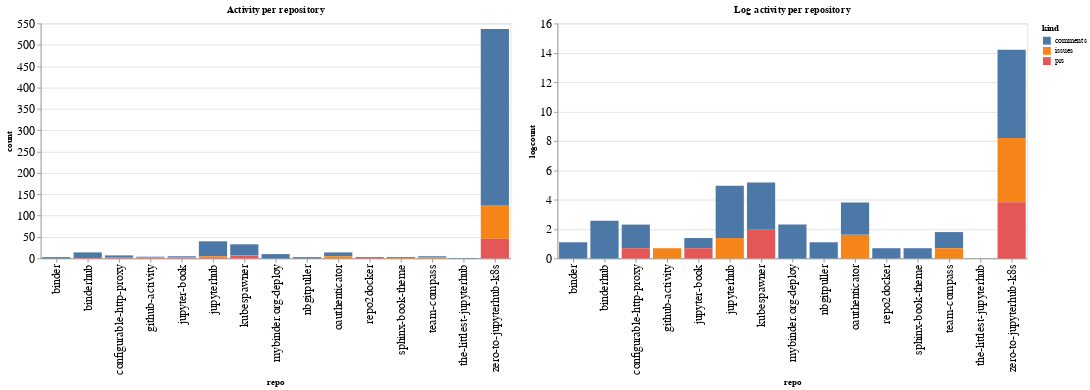

The code cell stored with this chart in its notebook:
### Code cell
ch1 = alt.Chart(repo_summaries, width=600, title="Activity per repository").mark_bar().encode(
    x='repo',
    y='count',
    color='kind',
    tooltip="kind"
)

ch2 = alt.Chart(repo_summaries, width=600, title="Log activity per repository").mark_bar().encode(
    x='repo',
    y='logcount',
    color='kind',
    tooltip="kind"
)

ch1 | ch2

### Figure 1 — Vega-Lite specification as saved in the notebook (floating-point values rounded to 4 significant figures)
{"config": {"axisLeft": {"labelFontSize": 15}, "axisBottom": {"labelFontSize": 15}}, "hconcat": [{"mark": "bar", "encoding": {"color": {"type": "nominal", "field": "kind"}, "tooltip": {"type": "nominal", "field": "kind"}, "x": {"type": "nominal", "field": "repo"}, "y": {"type": "quantitative", "field": "count"}}, "title": "Activity per repository", "width": 600}, {"mark": "bar", "encoding": {"color": {"type": "nominal", "field": "kind"}, "tooltip": {"type": "nominal", "field": "kind"}, "x": {"type": "nominal", "field": "repo"}, "y": {"type": "quantitative", "field": "logcount"}}, "title": "Log activity per repository", "width": 600}], "data": {"name": "data-dda58145d8d94f96f3cd7a3756da1a61"}, "$schema": "https://vega.github.io/schema/vega-lite/v4.8.1.json", "datasets": {"data-dda58145d8d94f96f3cd7a3756da1a61": [{"repo": "binder", "kind": "comments", "count": 3, "logcount": 1.099}, {"repo": "binderhub", "kind": "comments", "count": 13, "logcount": 2.565}, {"repo": "binderhub", "kind": "prs", "count": 1, "logcount": 0.0}, {"repo": "configurable-http-proxy", "kind": "comments", "count": 5, "logcount": 1.609}, {"repo": "configurable-http-proxy", "kind": "prs", "count": 2, "logcount": 0.6931}, {"repo": "github-activity", "kind": "comments", "count": 1, "logcount": 0.0}, {"repo": "github-activity", "kind": "issues", "count": 2, "logcount": 0.6931}, {"repo": "github-activity", "kind": "prs", "count": 1, "logcount": 0.0}, {"repo": "jupyter-book", "kind": "comments", "count": 2, "logcount": 0.6931}, {"repo": "jupyter-book", "kind": "issues", "count": 1, "logcount": 0.0}, {"repo": "jupyter-book", "kind": "prs", "count": 2, "logcount": 0.6931}, {"repo": "jupyterhub", "kind": "comments", "count": 35, "logcount": 3.555}, {"repo": "jupyterhub", "kind": "issues", "count": 4, "logcount": 1.386}, {"repo": "jupyterhub", "kind": "prs", "count": 1, "logcount": 0.0}, {"repo": "kubespawner", "kind": "comments", "count": 25, "logcount": 3.219}, {"repo": "kubespawner", "kind": "issues", "count": 1, "logcount": 0.0}, {"repo": "kubespawner", "kind": "prs", "count": 7, "logcount": 1.946}, {"repo": "mybinder.org-deploy", "kind": "comments", "count": 10, "logcount": 2.303}, {"repo": "nbgitpuller", "kind": "comments", "count": 3, "logcount": 1.099}, {"repo": "oauthenticator", "kind": "comments", "count": 9, "logcount": 2.197}, {"repo": "oauthenticator", "kind": "issues", "count": 5, "logcount": 1.609}, {"repo": "repo2docker", "kind": "comments", "count": 2, "logcount": 0.6931}, {"repo": "repo2docker", "kind": "prs", "count": 1, "logcount": 0.0}, {"repo": "sphinx-book-theme", "kind": "comments", "count": 2, "logcount": 0.6931}, {"repo": "sphinx-book-theme", "kind": "issues", "count": 1, "logcount": 0.0}, {"repo": "team-compass", "kind": "comments", "count": 3, "logcount": 1.099}, {"repo": "team-compass", "kind": "issues", "count": 2, "logcount": 0.6931}, {"repo": "the-littlest-jupyterhub", "kind": "comments", "count": 1, "logcount": 0.0}, {"repo": "zero-to-jupyterhub-k8s", "kind": "comments", "count": 412, "logcount": 6.021}, {"repo": "zero-to-jupyterhub-k8s", "kind": "issues", "count": 79, "logcount": 4.369}, {"repo": "zero-to-jupyterhub-k8s", "kind": "prs", "count": 46, "logcount": 3.829}]}}
